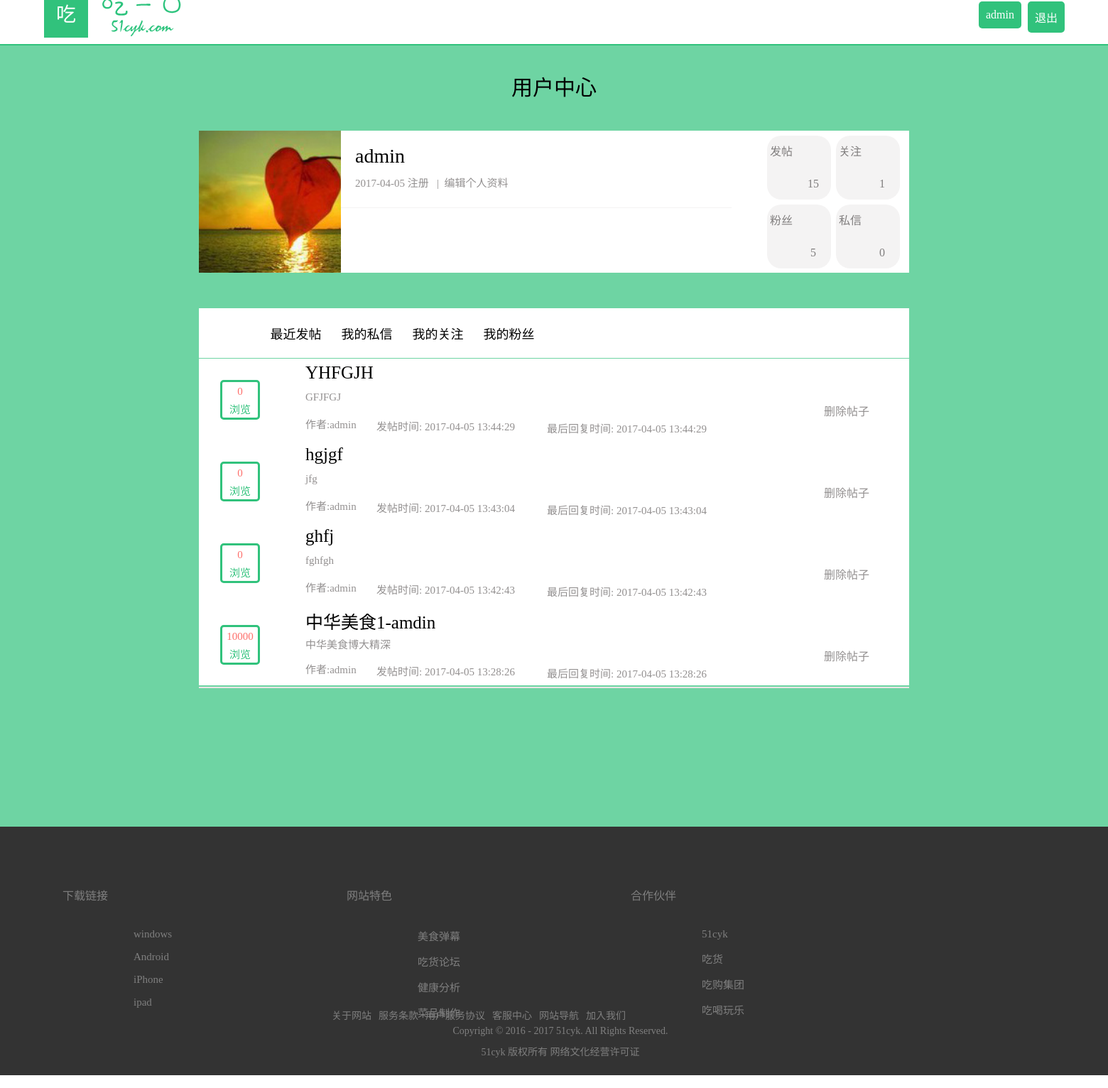
The app's page /user.php (signed in), older data.
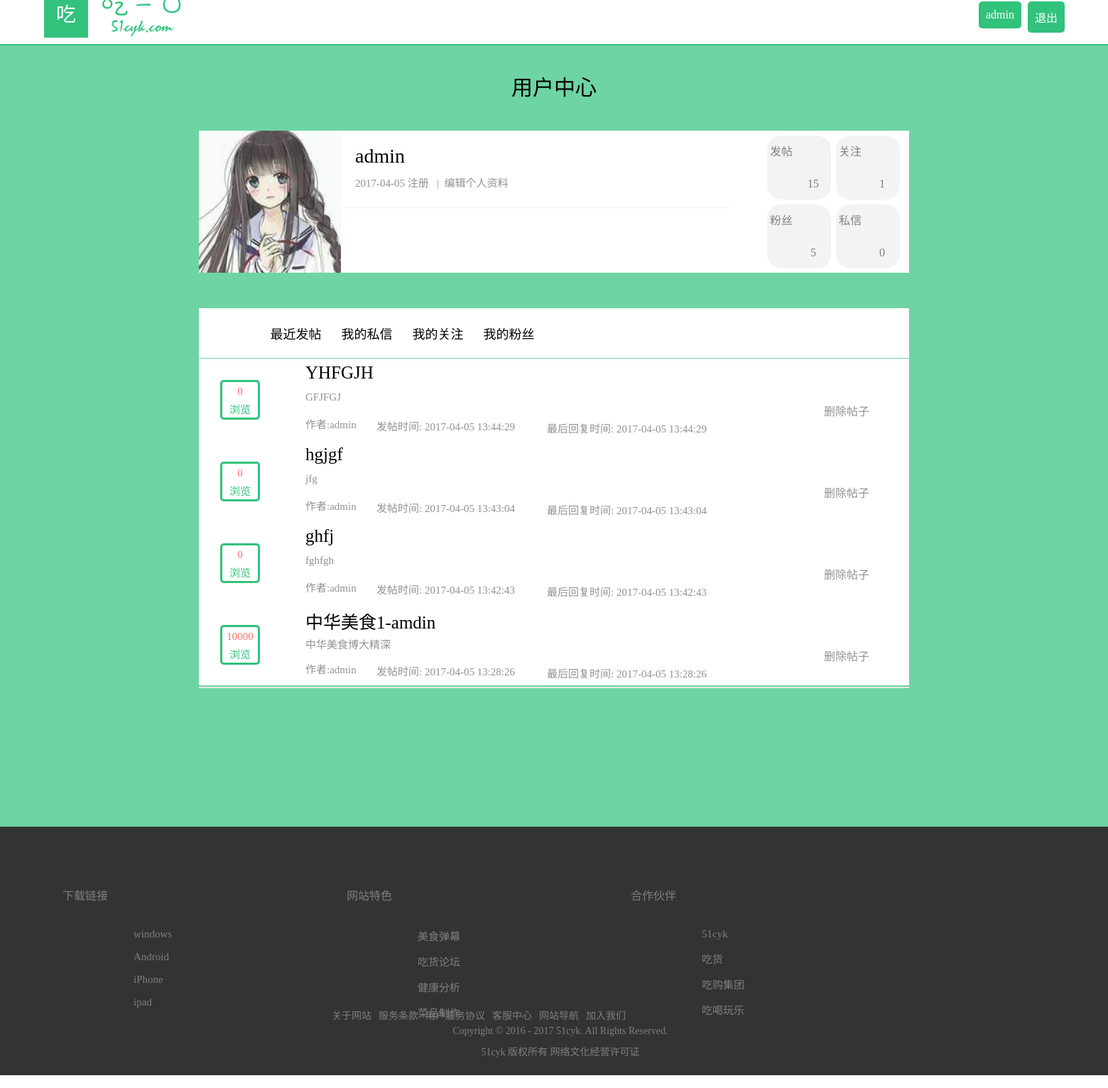
The same page, newer data.
### tables this page shows
CREATE TABLE `test_user` (
  `pkUser` int(11) NOT NULL AUTO_INCREMENT,
  `name` varchar(50) NOT NULL,
  `password` varchar(25) NOT NULL,
  `createTime` date NOT NULL,
  `phone` varchar(11) DEFAULT NULL,
  `mail` varchar(50) DEFAULT NULL,
  `nickname` varchar(25) NOT NULL,
  `posts` int(11) unsigned DEFAULT NULL COMMENT '发帖次数',
  `follows` int(11) unsigned DEFAULT NULL COMMENT '关注人数',
  `fans` int(11) unsigned DEFAULT NULL COMMENT '粉丝数量',
  `img` varchar(50) DEFAULT NULL COMMENT '头像',
  `meses` int(11) DEFAULT NULL,
  PRIMARY KEY (`pkUser`)
);

### user.php (the view, shortened to what this page needs)
<!DOCTYPE html>
<html>
<head>
    <link rel="stylesheet" type="text/css" href="css/header.css">
   <link rel="stylesheet" type="text/css" href="css/user.css">
</head>
<body onload="bt_color(<?php echo $_GET['bt'];?>)">
<?php include "header2.php";?>
<hr>
<div class="user_all">
<?php
   @$pkUser = $_SESSION['pkUser'];
   $sql        = "select nickname,createTime,posts,follows,fans,meses,img from test_user where
                       pkUser='$pkUser' ";
                     $result     = mysql_query($sql);
                    while ($row = mysql_fetch_array($result))
                    {
                    @$arr[] = $row;
                    }
?>
<div class="user">
    <div class="title">用户中心</div>
	<div class="top">
		<div class="img"><img src="<?php echo @$arr[0][6];?>"></div>
		<div class="top_center">
			<div class="name"><?php echo @$arr[0][0];?></div>
			<div class="regist">
				<?php echo @$arr[0][1];?>&nbsp;注册&nbsp;&nbsp;
				|&nbsp;&nbsp;<a href="update_user.php?ch=0">编辑个人资料</a>
			</div>
			<hr>
		</div>
		<div class="top_right">
			<ul>
				<a href="user.php?bt=0"><li id="tr_0" onmousemove="tr_color_move(0)" onmouseout="tr_color_out(0)">&nbsp;发帖<br>
					<div class="num" id="tr_1_0"><?php echo @$arr[0][2];?></div>
				</li></a>
				<a href="user.php?bt=2"><li id="tr_1" onmousemove="tr_color_move(1)" onmouseout="tr_color_out(1)">&nbsp;关注<br>
					<div class="num" id="tr_1_1"><?php echo @$arr[0][3];?></div></li></a>
				<a href="user.php?bt=3"><li id="tr_2" onmousemove="tr_color_move(2)" onmouseout="tr_color_out(2)">&nbsp;粉丝<br>
					<div class="num" id="tr_1_2"><?php echo @$arr[0][4];?></div></li></a>
				<a href="user.php?bt=1"><li id="tr_3" onmousemove="tr_color_move(3)" onmouseout="tr_color_out(3)">&nbsp;私信<br>
					<div class="num" id="tr_1_3"><?php echo @$arr[0][5];?></div></li></a>
			</ul>
		</div>
	</div>
		<div class="bottom_top">
			<ul>
				<a href="user.php?bt=0"><li id="bt_0">最近发帖</li></a>
				<a href="user.php?bt=1"><li id="bt_1">我的私信</li></a>
				<a href="user.php?bt=2"><li id="bt_2">我的关注</li></a>
				<a href="user.php?bt=3"><li id="bt_3">我的粉丝</li></a>
			</ul>
		</div>
		<div class="release" id="release" >
		<?php
					@$pkUser = $_SESSION['pkUser'];
					$sql        = "select pkTalk,title,content,startTime,passes from test_talk where
                       author='$pkUser' ORDER BY startTime desc  limit 0,4;";
                     $result     = mysql_query($sql);
                     $talks=array();
                    while ($row = mysql_fetch_array($result))
                    {
                    $talks[] = $row;
                    }
		?>
			<ul>
			   <?php for($i=0;$i<count($talks);$i++){?>
				<li>
				<div class="times">
      				<div class="times_one">
      				<?php echo @$talks[$i][4]?>
      				</div>
      				<div class="times_two">浏览</div>
      			</div>
      			<a href="talk_details.php?pkTalk=<?php echo @$talks[$i][0]?>"><div class="title_1"><?php echo @$talks[$i][1]?></div></a>
      			<div class="details"><?php echo @$talks[$i][2]?></div>
      			<div class="author">作者:<?php echo @$arr[0][0];?></div>
      			<div class="start_time">发帖时间: <?php echo @$talks[$i][3]?></div>
      			<div class="end_time">最后回复时间: <?php echo @$talks[$i][3]?>
      			</div>
      			<hr>
      			<a href="php/delete_talk.php?pkTalk=<?php echo @$talks[$i][0]?>"><div class="delete">删除帖子</div></a>
      			</li>
      			<?php } ?>
			</ul>
		</div>
      	</div>
</div>
<?php include "footer.php";?>
</body>
</html>

Row changes from the older to the newer data that the page shows:
changed test_user "admin": img: a different picture
